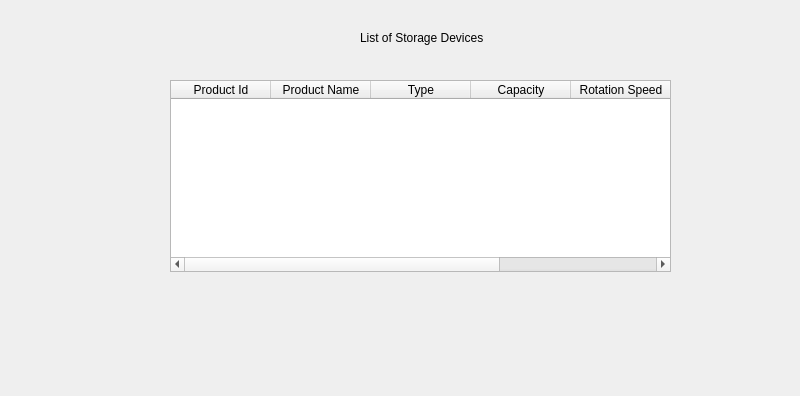
<?xml version="1.0" encoding="UTF-8"?>
<ui version="4.0">
 <class>Form</class>
 <widget class="QWidget" name="Form">
  <property name="geometry">
   <rect>
    <x>0</x>
    <y>0</y>
    <width>800</width>
    <height>396</height>
   </rect>
  </property>
  <property name="windowTitle">
   <string>Storage Devices</string>
  </property>
  <widget class="QLabel" name="label">
   <property name="geometry">
    <rect>
     <x>360</x>
     <y>30</y>
     <width>151</width>
     <height>16</height>
    </rect>
   </property>
   <property name="text">
    <string>List of Storage Devices</string>
   </property>
  </widget>
  <widget class="QTableWidget" name="tableWidgetStorages">
   <property name="geometry">
    <rect>
     <x>170</x>
     <y>80</y>
     <width>501</width>
     <height>192</height>
    </rect>
   </property>
   <column>
    <property name="text">
     <string>Product Id</string>
    </property>
   </column>
   <column>
    <property name="text">
     <string>Product Name</string>
    </property>
   </column>
   <column>
    <property name="text">
     <string>Type</string>
    </property>
   </column>
   <column>
    <property name="text">
     <string>Capacity</string>
    </property>
   </column>
   <column>
    <property name="text">
     <string>Rotation Speed</string>
    </property>
   </column>
   <column>
    <property name="text">
     <string>Price</string>
    </property>
   </column>
  </widget>
 </widget>
 <resources/>
 <connections/>
</ui>
